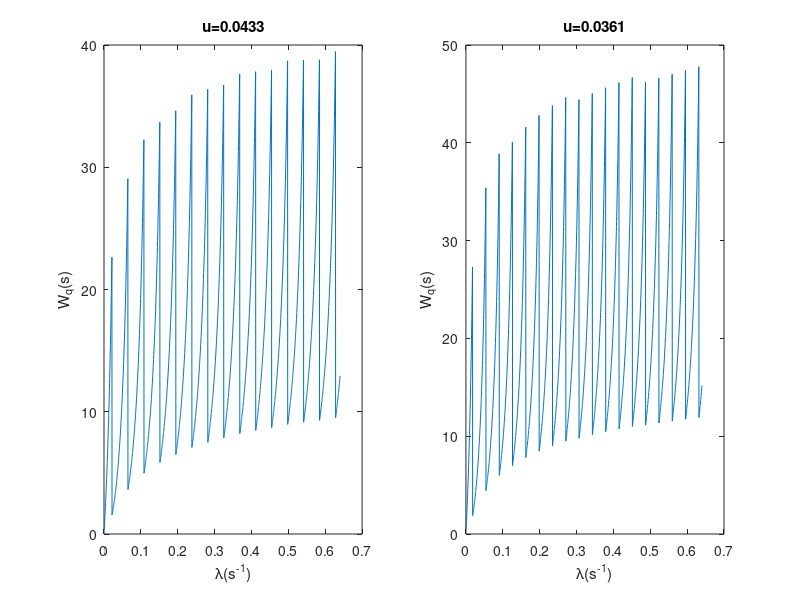

Here is the MATLAB script that generated this plot:
X=zeros(1,2000);
Y=zeros(1,2000);

%Figure 1:Assign u=0.0433.
%Calculate the average wait time Wq 
for i=1:2000 
    k=i+1;
    lamda=k*0.00032;
    s=ceil(1/0.0433*(lamda-0.0433/2))+1;
    X(i)=lamda;
    u=0.0433;
    temp=0;
    rou=lamda/(s*u);
    for k=0:1:s-1
        temp=temp+power(s*rou,k)/factorial(k);
    end
    temp=temp+power(s*rou,s)/(factorial(s)*(1-rou));
    Po=1/temp;
    Lq=(power(s*rou,s)*rou/(factorial(s)*power(1-rou,2)))*Po;
    Wq=Lq/lamda;
    Y(i)=Wq;
end
subplot(1,2,1);
plot(X,Y);
xlabel('\lambda(s^-^1)');
ylabel('W_q(s)');
title('u=0.0433');

%Figure 1:Assign u=0.0361.
%Calculate the average wait time Wq 
for i=1:2000 
    k=i+1;
    lamda=k*0.00032;
    s=ceil(1/0.0361*(lamda-0.0361/2))+1;
    X(i)=lamda;
    u=0.0361;
    temp=0;
    rou=lamda/(s*u);
    for k=0:1:s-1
        temp=temp+power(s*rou,k)/factorial(k);
    end
    temp=temp+power(s*rou,s)/(factorial(s)*(1-rou));
    Po=1/temp;
    Lq=(power(s*rou,s)*rou/(factorial(s)*power(1-rou,2)))*Po;
    Wq=Lq/lamda;
    Y(i)=Wq;
end
subplot(1,2,2);
plot(X,Y);
xlabel('\lambda(s^-^1)');
ylabel('W_q(s)');
title('u=0.0361');

